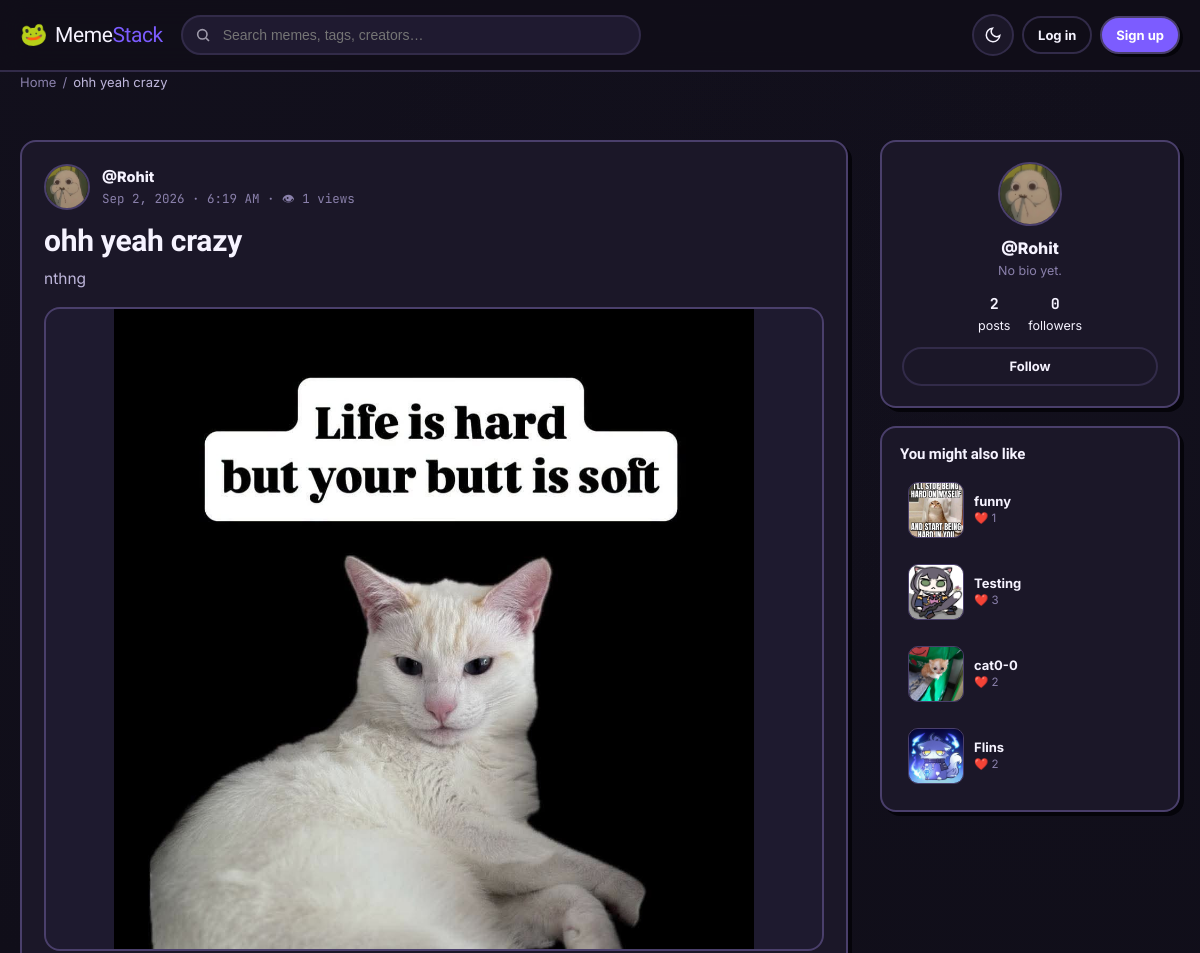
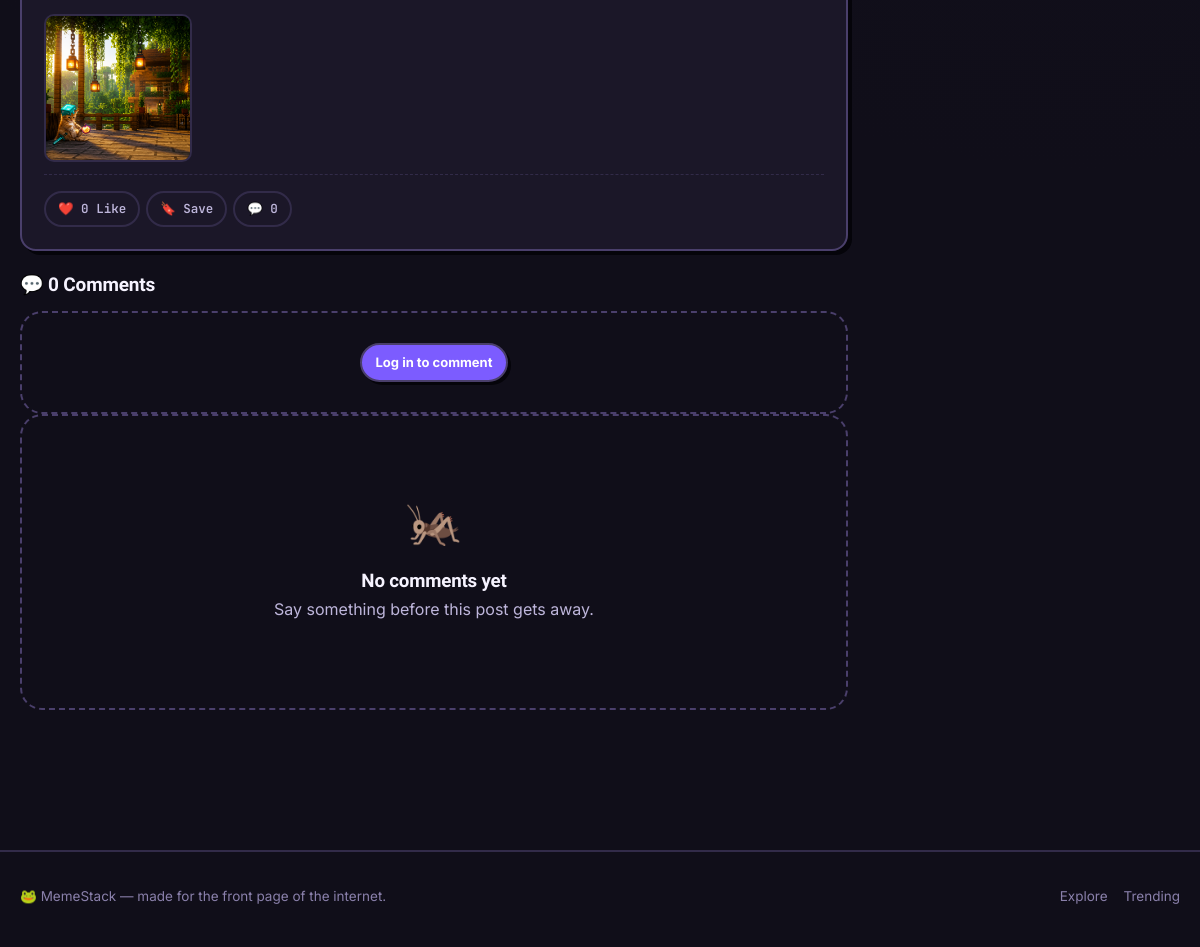
The app's page /post/17/ with its own data (2 pictures, top to bottom).
### blog/models.py (models this page shows, shortened)
class Post(models.Model):
    author = models.ForeignKey(
        User,
        on_delete=models.CASCADE,
        related_name="posts"
    )
    category = models.ForeignKey(
        Category,
        on_delete=models.SET_NULL,
        null=True,
        blank=True,
        related_name="posts"
    )
    tags = models.ManyToManyField(
        Tag,
        related_name="posts",
        blank=True
    )
    title = models.CharField(
        max_length=200
    )
    content = models.TextField()
    image = models.ImageField(
        upload_to="post_images/",
        blank=True,
        null=True
    )
    created_at = models.DateTimeField(
        auto_now_add=True
    )
    updated_at = models.DateTimeField(
        auto_now=True
    )
    likes = models.ManyToManyField(
        User,
        related_name="liked_posts",
        blank=True
    )
    saved_by = models.ManyToManyField(
        User,
        related_name="saved_posts",
        blank=True
    )
    views = models.PositiveIntegerField(
        default=0
    )
    class Meta:
        ordering = ["-created_at"]
    @property
    def like_count(self):
        return self.likes.count()
    @property
    def comment_count(self):
        return self.comments.count()

class PostMedia(models.Model):
    post = models.ForeignKey(
        Post,
        on_delete=models.CASCADE,
        related_name="media"
    )
    image = models.ImageField(
        upload_to="post_media/",
        blank=True,
        null=True
    )

### users/models.py (models this page shows, shortened)
class Profile(models.Model):
    user = models.OneToOneField(
        User,
        on_delete=models.CASCADE
    )
    profile_image = models.ImageField(
        upload_to="profile_images/",
        default="profile_images/default.png",
        blank=True,
        null=True
    )
    banner_image = models.ImageField(
        upload_to="profile_banners/",
        blank=True,
        null=True
    )
    bio = models.TextField(blank=True)
    location = models.CharField(
        max_length=100,
        blank=True
    )
    website = models.URLField(blank=True)
    github = models.URLField(blank=True)
    linkedin = models.URLField(blank=True)
    created_at = models.DateTimeField(
        auto_now_add=True
    )
    updated_at = models.DateTimeField(
        auto_now=True
    )
    @property
    def follower_count(self):
        return self.user.followers.count()
    @property
    def post_count(self):
        return self.user.posts.count()

### blog/views.py (the view)
# urls.py: path("post/<int:post_id>/", views.post_details, name="post_detail"),
def post_details(request, post_id):
    post = get_object_or_404(
        Post.objects.select_related("author", "category").prefetch_related("tags", "media"),
        id=post_id
    )
    if not request.user.is_authenticated or request.user != post.author:
        Post.objects.filter(pk=post.pk).update(views=post.views + 1)
        post.views += 1
    comments = post.comments.filter(parent__isnull=True).select_related("author").prefetch_related(
        "likes", "replies__author", "replies__likes"
    ).order_by("-created_at")
    if request.method == "POST":
        if request.user.is_authenticated:
            form = CommentForm(request.POST)
            if form.is_valid():
                comment = form.save(commit=False)
                comment.post = post
                comment.author = request.user
                parent_id = request.POST.get("parent_id")
                if parent_id:
                    comment.parent = get_object_or_404(Comment, id=parent_id, post=post)
                    _notify(comment.parent.author, request.user, Notification.REPLY, post)
                else:
                    _notify(post.author, request.user, Notification.COMMENT, post)
                comment.save()
                messages.success(request, "Comment added successfully.")
                return redirect("post_detail", post_id=post.id)
        else:
            messages.error(request, "Please login to comment.")
            return redirect("login")
    else:
        form = CommentForm()
    related_posts = Post.objects.filter(
        category=post.category
    ).exclude(id=post.id)[:4] if post.category else Post.objects.exclude(id=post.id)[:4]
    is_following_author = False
    if request.user.is_authenticated and request.user != post.author:
        is_following_author = request.user.following.filter(following=post.author).exists()
    context = {
        "post": post,
        "comments": comments,
        "form": form,
        "related_posts": related_posts,
        "is_following_author": is_following_author,
    }
    return render(request, "post_detail.html", context)

### blog/templates/post_detail.html (shortened to what this page needs)
{% extends "base.html" %}
{% load static %}
{% block content %}
<div class="breadcrumb">
    <a href="{% url 'home' %}">Home</a>
    <span>/</span>
    <span class="text-soft">{{ post.title|truncatechars:40 }}</span>
</div>
<div class="post-detail">
    <div class="pd-main">
        <article class="pd-card sticker">
            <div class="pd-header">
                <div class="pd-author">
                    <img src="{{ post.author.profile.profile_image.url }}" alt="">
                    <div>
                        <div class="name">
                            <a href="{% url 'public_profile' post.author.username %}">@{{ post.author.username }}</a>
                        </div>
                        <div class="meta">{{ post.created_at|date:"M j, Y · g:i A" }} · 👁 {{ post.views }} views</div>
                    </div>
                </div>
            </div>
            <h1 class="pd-title">{{ post.title }}</h1>
            {% if post.content %}
                <p class="pd-content">{{ post.content }}</p>
            {% endif %}
            {% if post.image %}
                <div class="pd-media">
                    <img src="{{ post.image.url }}" alt="{{ post.title }}">
                </div>
            {% endif %}
            {% if post.media.all %}
                <div class="pd-extra-media">
                    {% for m in post.media.all %}
                        {% if m.image %}
                            <img src="{{ m.image.url }}" alt="" data-lightbox-src="{{ m.image.url }}">
                        {% endif %}
                    {% endfor %}
                </div>
            {% endif %}
            <div class="pd-actions">
                <div class="stamp-row">
                    {% if user.is_authenticated %}
                        <button type="button" class="stamp-btn {% if user in post.likes.all %}is-active{% endif %}" data-like-url="{% url 'like_post' post.id %}" data-post-id="{{ post.id }}">
                            <svg viewBox="0 0 24 24" fill="none" stroke="currentColor" stroke-width="2.4"><path d="M20.8 4.6a5.5 5.5 0 0 0-7.8 0L12 5.6l-1-1a5.5 5.5 0 0 0-7.8 7.8l1 1L12 21l7.8-7.6 1-1a5.5 5.5 0 0 0 0-7.8Z"/></svg>
                            <span data-like-count="{{ post.id }}">{{ post.like_count }}</span> Like
                        </button>
                        <button type="button" class="stamp-btn stamp-save {% if user in post.saved_by.all %}is-active{% endif %}" data-save-url="{% url 'save_post' post.id %}">
                            <svg viewBox="0 0 24 24" fill="none" stroke="currentColor" stroke-width="2.4"><path d="M19 21 12 16l-7 5V5a2 2 0 0 1 2-2h10a2 2 0 0 1 2 2Z"/></svg>
                            Save
                        </button>
                    {% else %}
                        <a href="{% url 'login' %}" class="stamp-btn">❤️ {{ post.like_count }} Like</a>
                        <a href="{% url 'login' %}" class="stamp-btn">🔖 Save</a>
                    {% endif %}
                    <a href="#comments" class="stamp-btn">💬 {{ post.comment_count }}</a>
                </div>
            </div>
        </article>
        <section class="comments-section" id="comments">
            <h2>💬 {{ post.comment_count }} Comment{{ post.comment_count|pluralize }}</h2>
            {% if user.is_authenticated %}
                <form method="post" class="comment-form sticker">
                    {% csrf_token %}
                    {{ form.content }}
                    {% if form.content.errors %}<div class="form-errors">{{ form.content.errors|striptags }}</div>{% endif %}
                    <div class="flex justify-between items-center" style="margin-top:12px;">
                        <span class="text-faint" style="font-size:12px;">Be nice. Or at least be funny.</span>
                        <button type="submit" class="btn btn-primary btn-sm">Post comment</button>
                    </div>
                </form>
            {% else %}
                <div class="empty-state" style="padding:30px;">
                    <a href="{% url 'login' %}" class="btn btn-primary btn-sm">Log in to comment</a>
                </div>
            {% endif %}
            <div class="comment-list">
                {% for comment in comments %}
                    <div class="comment sticker">
                        <div class="comment-head">
                            <img src="{{ comment.author.profile.profile_image.url }}" alt="">
                            <div>
                                <div class="name">
                                    <a href="{% url 'public_profile' comment.author.username %}">@{{ comment.author.username }}</a>
                                </div>
                                <time>{{ comment.created_at|timesince }} ago</time>
                            </div>
                        </div>
                        <p class="comment-body">{{ comment.content }}</p>
                        <div class="comment-actions">
                            {% if user.is_authenticated %}
                                <button data-comment-like-url="{% url 'like_comment' comment.id %}" class="{% if user in comment.likes.all %}is-active{% endif %}">
                                    ❤️ <span data-count>{{ comment.like_count }}</span>
                                </button>
                                <button data-reply-toggle="reply-{{ comment.id }}">↩ Reply</button>
                            {% endif %}
                            {% if comment.author == user %}
                                <a href="{% url 'edit_comment' comment.id %}">Edit</a>
                                <form method="post" action="{% url 'delete_comment' comment.id %}" style="display:inline;" onsubmit="return confirm('Delete this comment?');">
                                    {% csrf_token %}
                                    <button type="submit">Delete</button>
                                </form>
                            {% endif %}
                        </div>
                        {% if user.is_authenticated %}
                            <form method="post" class="reply-form" id="reply-{{ comment.id }}">
                                {% csrf_token %}
                                <input type="hidden" name="parent_id" value="{{ comment.id }}">
                                <textarea name="content" class="form-control" rows="2" placeholder="Reply to @{{ comment.author.username }}…" required></textarea>
                                <button type="submit" class="btn btn-primary btn-sm" style="margin-top:8px;">Reply</button>
                            </form>
                        {% endif %}
                        {% if comment.replies.all %}
                            <div class="reply-list">
                                {% for reply in comment.replies.all %}
                                    <div>
                                        <div class="comment-head">
                                            <img src="{{ reply.author.profile.profile_image.url }}" alt="">
                                            <div>
                                                <div class="name"><a href="{% url 'public_profile' reply.author.username %}">@{{ reply.author.username }}</a></div>
                                                <time>{{ reply.created_at|timesince }} ago</time>
                                            </div>
                                        </div>
                                        <p class="comment-body">{{ reply.content }}</p>
                                        <div class="comment-actions">
                                            {% if user.is_authenticated %}
                                                <button data-comment-like-url="{% url 'like_comment' reply.id %}" class="{% if user in reply.likes.all %}is-active{% endif %}">
                                                    ❤️ <span data-count>{{ reply.like_count }}</span>
                                                </button>
                                            {% endif %}
                                            {% if reply.author == user %}
                                                <a href="{% url 'edit_comment' reply.id %}">Edit</a>
                                                <form method="post" action="{% url 'delete_comment' reply.id %}" style="display:inline;" onsubmit="return confirm('Delete this reply?');">
                                                    {% csrf_token %}
                                                    <button type="submit">Delete</button>
                                                </form>
                                            {% endif %}
                                        </div>
                                    </div>
                                {% endfor %}
                            </div>
                        {% endif %}
                    </div>
                {% empty %}
                    <div class="empty-state">
                        <span class="emoji">🦗</span>
                        <h3>No comments yet</h3>
                        <p>Say something before this post gets away.</p>
                    </div>
                {% endfor %}
            </div>
        </section>
    </div>
    <aside class="pd-sidebar">
        <div class="author-card sticker">
            <img src="{{ post.author.profile.profile_image.url }}" alt="">
            <div class="name" style="font-weight:800;">@{{ post.author.username }}</div>
            <p class="text-faint" style="font-size:12.5px;">{{ post.author.profile.bio|default:"No bio yet."|truncatewords:14 }}</p>
            <div class="author-stats">
                <div><b>{{ post.author.profile.post_count }}</b>posts</div>
                <div><b data-follower-count>{{ post.author.profile.follower_count }}</b>followers</div>
            </div>
            {% if user.is_authenticated and user != post.author %}
                <button
                    type="button"
                    class="btn btn-block btn-sm {% if is_following_author %}btn-primary{% else %}btn-ghost{% endif %}"
                    data-follow-url="{% url 'toggle_follow' post.author.username %}"
                    id="pdFollowBtn"
                >
                    {% if is_following_author %}Following{% else %}Follow{% endif %}
                </button>
            {% elif not user.is_authenticated %}
                <a href="{% url 'login' %}" class="btn btn-block btn-sm btn-ghost">Follow</a>
            {% endif %}
        </div>
        {% if related_posts %}
            <div class="sidebar-card sticker">
                <h3>You might also like</h3>
                <div class="related-list">
                    {% for rp in related_posts %}
                        <a class="related-item" href="{% url 'post_detail' rp.id %}">
                            {% if rp.image %}
                                <img src="{{ rp.image.url }}" alt="">
                            {% else %}
                                <div class="no-image" style="width:56px;height:56px;border-radius:10px;">🖼️</div>
                            {% endif %}
                            <div>
                                <div class="title">{{ rp.title|truncatechars:38 }}</div>
                                <div class="text-faint" style="font-size:11.5px;">❤️ {{ rp.like_count }}</div>
                            </div>
                        </a>
                    {% endfor %}
                </div>
            </div>
        {% endif %}
    </aside>
</div>
{% endblock %}

### records on screen
Post: title "ohh yeah crazy", author.profile.profile_image (picture), author.username "Rohit", created_at "Sep 2, 2026 · 6:19 AM", views "1", content "nthng", image (picture), like_count "0", comment_count "0", author.profile.bio "No bio yet.", author.profile.post_count "2", author.profile.follower_count "0"
PostMedia: image (picture)
Post: image (picture), title "funny", like_count "1"
Post: image (picture), title "Testing", like_count "3"
Post: image (picture), title "cat0-0", like_count "2"
Post: image (picture), title "Flins", like_count "2"
